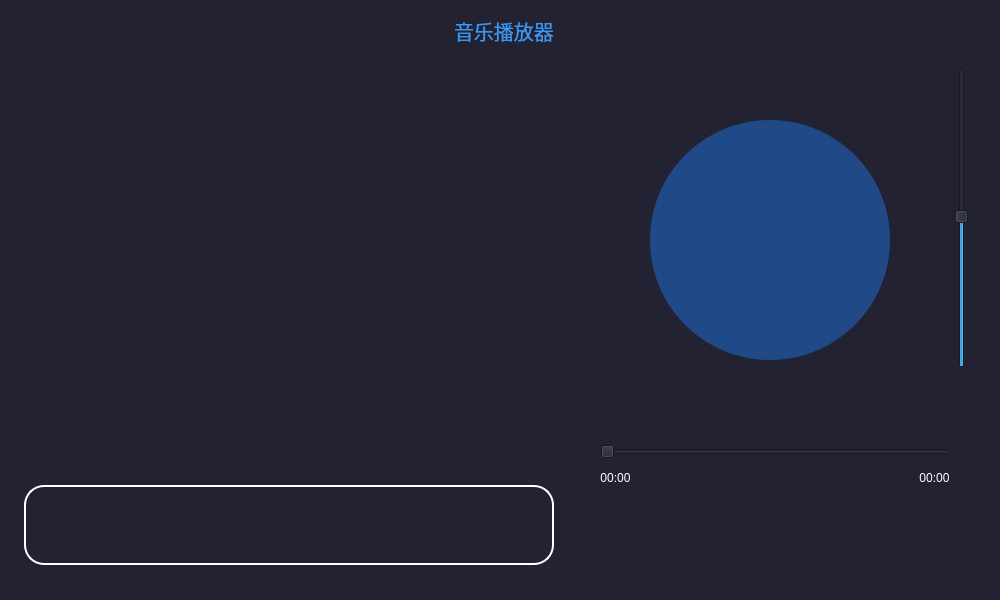
<?xml version="1.0" encoding="UTF-8"?>
<ui version="4.0">
 <class>Audio</class>
 <widget class="QWidget" name="Audio">
  <property name="geometry">
   <rect>
    <x>0</x>
    <y>0</y>
    <width>1000</width>
    <height>600</height>
   </rect>
  </property>
  <property name="minimumSize">
   <size>
    <width>1000</width>
    <height>600</height>
   </size>
  </property>
  <property name="maximumSize">
   <size>
    <width>1000</width>
    <height>600</height>
   </size>
  </property>
  <property name="windowTitle">
   <string>Widget</string>
  </property>
  <property name="styleSheet">
   <string notr="true">QWidget {
background-color:#222233;
}</string>
  </property>
  <widget class="QWidget" name="widget_2" native="true">
   <property name="geometry">
    <rect>
     <x>740</x>
     <y>20</y>
     <width>150</width>
     <height>160</height>
    </rect>
   </property>
   <property name="styleSheet">
    <string notr="true">QWidget {
border:none;
background-color: transparent;
}
</string>
   </property>
  </widget>
  <widget class="QWidget" name="widget" native="true">
   <property name="geometry">
    <rect>
     <x>650</x>
     <y>120</y>
     <width>240</width>
     <height>240</height>
    </rect>
   </property>
   <property name="minimumSize">
    <size>
     <width>240</width>
     <height>240</height>
    </size>
   </property>
   <property name="maximumSize">
    <size>
     <width>240</width>
     <height>240</height>
    </size>
   </property>
   <property name="styleSheet">
    <string notr="true">QWidget {
border:none;
border-radius:120px;
	background-color: rgb(32, 74, 135);
}
</string>
   </property>
   <widget class="QWidget" name="widget_3" native="true">
    <property name="geometry">
     <rect>
      <x>0</x>
      <y>0</y>
      <width>240</width>
      <height>240</height>
     </rect>
    </property>
    <property name="minimumSize">
     <size>
      <width>240</width>
      <height>240</height>
     </size>
    </property>
    <property name="maximumSize">
     <size>
      <width>240</width>
      <height>240</height>
     </size>
    </property>
    <property name="styleSheet">
     <string notr="true">QWidget {
border:none;
border-radius:120px;
background-color: transparent;

}
</string>
    </property>
   </widget>
  </widget>
  <widget class="QWidget" name="layoutWidget">
   <property name="geometry">
    <rect>
     <x>0</x>
     <y>0</y>
     <width>1001</width>
     <height>601</height>
    </rect>
   </property>
   <layout class="QHBoxLayout" name="horizontalLayout_6" stretch="0,3,2">
    <item>
     <spacer name="horizontalSpacer_16">
      <property name="orientation">
       <enum>Qt::Horizontal</enum>
      </property>
      <property name="sizeType">
       <enum>QSizePolicy::Fixed</enum>
      </property>
      <property name="sizeHint" stdset="0">
       <size>
        <width>13</width>
        <height>20</height>
       </size>
      </property>
     </spacer>
    </item>
    <item>
     <layout class="QVBoxLayout" name="verticalLayout">
      <property name="spacing">
       <number>10</number>
      </property>
      <item>
       <layout class="QHBoxLayout" name="horizontalLayout_2">
        <item>
         <widget class="QPushButton" name="pushButton">
          <property name="minimumSize">
           <size>
            <width>40</width>
            <height>40</height>
           </size>
          </property>
          <property name="maximumSize">
           <size>
            <width>40</width>
            <height>40</height>
           </size>
          </property>
          <property name="styleSheet">
           <string notr="true">QPushButton {
border:none;
background-color:transparent;
border-radius:10px;
	border-image: url(:/images/return.png);
}

QPushButton::pressed {
	border-image: url(:/images/return2.png);
}</string>
          </property>
          <property name="text">
           <string/>
          </property>
         </widget>
        </item>
        <item>
         <spacer name="horizontalSpacer_6">
          <property name="orientation">
           <enum>Qt::Horizontal</enum>
          </property>
          <property name="sizeHint" stdset="0">
           <size>
            <width>40</width>
            <height>20</height>
           </size>
          </property>
         </spacer>
        </item>
        <item>
         <widget class="QLabel" name="label_5">
          <property name="minimumSize">
           <size>
            <width>100</width>
            <height>40</height>
           </size>
          </property>
          <property name="maximumSize">
           <size>
            <width>100</width>
            <height>40</height>
           </size>
          </property>
          <property name="styleSheet">
           <string notr="true">QLabel {
border:none;
background-color:transparent;
font-size:20px;
	color: rgb(59, 150, 240);
}</string>
          </property>
          <property name="text">
           <string>音乐播放器</string>
          </property>
         </widget>
        </item>
       </layout>
      </item>
      <item>
       <widget class="QListWidget" name="listWidget">
        <property name="styleSheet">
         <string notr="true">QListWidget {
border:none;
background-color:transparent;
}
QListWidget::verticalScrollBar {
            border:none;
            background:transparent;
        }
        QListWidget::item {
            color:white;
            height:60px;
        }
        QListWidget::verticalScrollBar:handle {
            border: none;
            background-color:#aaaaaa;
            width: 20px; /* 设置滚动条宽度 */
        }
        QListWidget::verticalScrollBar:add-page,
        QListWidget::verticalScrollBar:sub-page {
            height: 0px; /* 隐藏按钮 */
            border: none;
            background: none;
        }

</string>
        </property>
        <property name="verticalScrollBarPolicy">
         <enum>Qt::ScrollBarAsNeeded</enum>
        </property>
        <property name="horizontalScrollBarPolicy">
         <enum>Qt::ScrollBarAlwaysOff</enum>
        </property>
       </widget>
      </item>
      <item>
       <widget class="QLabel" name="label_4">
        <property name="minimumSize">
         <size>
          <width>0</width>
          <height>80</height>
         </size>
        </property>
        <property name="maximumSize">
         <size>
          <width>16777215</width>
          <height>80</height>
         </size>
        </property>
        <property name="font">
         <font>
          <pointsize>13</pointsize>
         </font>
        </property>
        <property name="styleSheet">
         <string notr="true">QLabel {
	color: rgb(59, 150, 240);
border:2px solid white;
border-radius:20px;
background-color:transparent;
}</string>
        </property>
        <property name="text">
         <string/>
        </property>
        <property name="alignment">
         <set>Qt::AlignCenter</set>
        </property>
       </widget>
      </item>
      <item>
       <spacer name="verticalSpacer_2">
        <property name="orientation">
         <enum>Qt::Vertical</enum>
        </property>
        <property name="sizeType">
         <enum>QSizePolicy::Fixed</enum>
        </property>
        <property name="sizeHint" stdset="0">
         <size>
          <width>20</width>
          <height>25</height>
         </size>
        </property>
       </spacer>
      </item>
     </layout>
    </item>
    <item>
     <layout class="QVBoxLayout" name="verticalLayout_3">
      <item>
       <spacer name="verticalSpacer">
        <property name="orientation">
         <enum>Qt::Vertical</enum>
        </property>
        <property name="sizeType">
         <enum>QSizePolicy::Fixed</enum>
        </property>
        <property name="sizeHint" stdset="0">
         <size>
          <width>20</width>
          <height>20</height>
         </size>
        </property>
       </spacer>
      </item>
      <item>
       <layout class="QHBoxLayout" name="horizontalLayout_5">
        <item>
         <spacer name="horizontalSpacer_12">
          <property name="orientation">
           <enum>Qt::Horizontal</enum>
          </property>
          <property name="sizeType">
           <enum>QSizePolicy::Expanding</enum>
          </property>
          <property name="sizeHint" stdset="0">
           <size>
            <width>100</width>
            <height>20</height>
           </size>
          </property>
         </spacer>
        </item>
        <item>
         <layout class="QVBoxLayout" name="verticalLayout_2">
          <item>
           <spacer name="verticalSpacer_3">
            <property name="orientation">
             <enum>Qt::Vertical</enum>
            </property>
            <property name="sizeHint" stdset="0">
             <size>
              <width>20</width>
              <height>40</height>
             </size>
            </property>
           </spacer>
          </item>
          <item>
           <widget class="QSlider" name="verticalSlider">
            <property name="minimumSize">
             <size>
              <width>30</width>
              <height>300</height>
             </size>
            </property>
            <property name="maximumSize">
             <size>
              <width>30</width>
              <height>300</height>
             </size>
            </property>
            <property name="sliderPosition">
             <number>50</number>
            </property>
            <property name="orientation">
             <enum>Qt::Vertical</enum>
            </property>
           </widget>
          </item>
          <item>
           <widget class="QLabel" name="label">
            <property name="minimumSize">
             <size>
              <width>24</width>
              <height>24</height>
             </size>
            </property>
            <property name="maximumSize">
             <size>
              <width>24</width>
              <height>24</height>
             </size>
            </property>
            <property name="styleSheet">
             <string notr="true">QLabel {
border:none;
background-color:transparent;
	border-image: url(:/images/btn_volume2.png);
}</string>
            </property>
            <property name="text">
             <string/>
            </property>
           </widget>
          </item>
          <item>
           <spacer name="verticalSpacer_4">
            <property name="orientation">
             <enum>Qt::Vertical</enum>
            </property>
            <property name="sizeHint" stdset="0">
             <size>
              <width>20</width>
              <height>40</height>
             </size>
            </property>
           </spacer>
          </item>
         </layout>
        </item>
        <item>
         <spacer name="horizontalSpacer_14">
          <property name="orientation">
           <enum>Qt::Horizontal</enum>
          </property>
          <property name="sizeType">
           <enum>QSizePolicy::Fixed</enum>
          </property>
          <property name="sizeHint" stdset="0">
           <size>
            <width>13</width>
            <height>20</height>
           </size>
          </property>
         </spacer>
        </item>
       </layout>
      </item>
      <item>
       <layout class="QHBoxLayout" name="horizontalLayout_3">
        <item>
         <spacer name="horizontalSpacer_10">
          <property name="orientation">
           <enum>Qt::Horizontal</enum>
          </property>
          <property name="sizeType">
           <enum>QSizePolicy::Fixed</enum>
          </property>
          <property name="sizeHint" stdset="0">
           <size>
            <width>40</width>
            <height>20</height>
           </size>
          </property>
         </spacer>
        </item>
        <item>
         <widget class="QSlider" name="horizontalSlider">
          <property name="minimumSize">
           <size>
            <width>350</width>
            <height>15</height>
           </size>
          </property>
          <property name="orientation">
           <enum>Qt::Horizontal</enum>
          </property>
         </widget>
        </item>
        <item>
         <spacer name="horizontalSpacer_11">
          <property name="orientation">
           <enum>Qt::Horizontal</enum>
          </property>
          <property name="sizeType">
           <enum>QSizePolicy::Fixed</enum>
          </property>
          <property name="sizeHint" stdset="0">
           <size>
            <width>40</width>
            <height>20</height>
           </size>
          </property>
         </spacer>
        </item>
       </layout>
      </item>
      <item>
       <layout class="QHBoxLayout" name="horizontalLayout_4">
        <item>
         <spacer name="horizontalSpacer_7">
          <property name="orientation">
           <enum>Qt::Horizontal</enum>
          </property>
          <property name="sizeType">
           <enum>QSizePolicy::Fixed</enum>
          </property>
          <property name="sizeHint" stdset="0">
           <size>
            <width>40</width>
            <height>20</height>
           </size>
          </property>
         </spacer>
        </item>
        <item>
         <widget class="QLabel" name="label_2">
          <property name="styleSheet">
           <string notr="true">QLabel {
color:white;
border:none;
background-color:transparent;
}</string>
          </property>
          <property name="text">
           <string>00:00</string>
          </property>
          <property name="alignment">
           <set>Qt::AlignCenter</set>
          </property>
         </widget>
        </item>
        <item>
         <spacer name="horizontalSpacer_8">
          <property name="orientation">
           <enum>Qt::Horizontal</enum>
          </property>
          <property name="sizeHint" stdset="0">
           <size>
            <width>40</width>
            <height>20</height>
           </size>
          </property>
         </spacer>
        </item>
        <item>
         <widget class="QLabel" name="label_3">
          <property name="styleSheet">
           <string notr="true">QLabel {
color:white;
border:none;
background-color:transparent;
}</string>
          </property>
          <property name="text">
           <string>00:00</string>
          </property>
          <property name="alignment">
           <set>Qt::AlignCenter</set>
          </property>
         </widget>
        </item>
        <item>
         <spacer name="horizontalSpacer_9">
          <property name="orientation">
           <enum>Qt::Horizontal</enum>
          </property>
          <property name="sizeType">
           <enum>QSizePolicy::Fixed</enum>
          </property>
          <property name="sizeHint" stdset="0">
           <size>
            <width>40</width>
            <height>20</height>
           </size>
          </property>
         </spacer>
        </item>
       </layout>
      </item>
      <item>
       <spacer name="verticalSpacer_5">
        <property name="orientation">
         <enum>Qt::Vertical</enum>
        </property>
        <property name="sizeType">
         <enum>QSizePolicy::Fixed</enum>
        </property>
        <property name="sizeHint" stdset="0">
         <size>
          <width>17</width>
          <height>18</height>
         </size>
        </property>
       </spacer>
      </item>
      <item>
       <layout class="QHBoxLayout" name="horizontalLayout">
        <item>
         <spacer name="horizontalSpacer_5">
          <property name="orientation">
           <enum>Qt::Horizontal</enum>
          </property>
          <property name="sizeType">
           <enum>QSizePolicy::Expanding</enum>
          </property>
          <property name="sizeHint" stdset="0">
           <size>
            <width>40</width>
            <height>20</height>
           </size>
          </property>
         </spacer>
        </item>
        <item>
         <widget class="QPushButton" name="btn_loop">
          <property name="minimumSize">
           <size>
            <width>24</width>
            <height>24</height>
           </size>
          </property>
          <property name="maximumSize">
           <size>
            <width>24</width>
            <height>24</height>
           </size>
          </property>
          <property name="styleSheet">
           <string notr="true">QPushButton {
border:none;
background-color:transparent;
border-radius:15px;
border-image: url(:/images/btn_listcycle1.png);
}

QPushButton::pressed {
border:none;
background-color:transparent;
border-image: url(:/images/btn_listcycle2.png);
}

QPushButton::checked {
border:none;
background-color:transparent;
	border-image: url(:/images/single_cycle.png);
}

QPushButton::checked:pressed {
border:none;
background-color:transparent;
	border-image: url(:/images/single_cycle2.png);
}</string>
          </property>
          <property name="text">
           <string/>
          </property>
          <property name="checkable">
           <bool>true</bool>
          </property>
         </widget>
        </item>
        <item>
         <spacer name="horizontalSpacer">
          <property name="orientation">
           <enum>Qt::Horizontal</enum>
          </property>
          <property name="sizeType">
           <enum>QSizePolicy::Fixed</enum>
          </property>
          <property name="sizeHint" stdset="0">
           <size>
            <width>20</width>
            <height>20</height>
           </size>
          </property>
         </spacer>
        </item>
        <item>
         <widget class="QPushButton" name="btn_pre">
          <property name="minimumSize">
           <size>
            <width>60</width>
            <height>60</height>
           </size>
          </property>
          <property name="styleSheet">
           <string notr="true">QPushButton {
border:none;
background-color:transparent;
border-radius:15px;
	border-image: url(:/images/btn_previous1.png);
}

QPushButton::pressed {
	border-image: url(:/images/btn_previous2.png);
}
</string>
          </property>
          <property name="text">
           <string/>
          </property>
         </widget>
        </item>
        <item>
         <spacer name="horizontalSpacer_2">
          <property name="orientation">
           <enum>Qt::Horizontal</enum>
          </property>
          <property name="sizeType">
           <enum>QSizePolicy::Fixed</enum>
          </property>
          <property name="sizeHint" stdset="0">
           <size>
            <width>20</width>
            <height>20</height>
           </size>
          </property>
         </spacer>
        </item>
        <item>
         <widget class="QPushButton" name="btn_play">
          <property name="minimumSize">
           <size>
            <width>60</width>
            <height>60</height>
           </size>
          </property>
          <property name="styleSheet">
           <string notr="true">QPushButton {
border:none;
background-color:transparent;
	border-image: url(:/images/btn_play1.png);
}	

QPushButton::pressed {
border:none;
background-color:transparent;
	border-image: url(:/images/btn_play2.png);
}

QPushButton::checked {
border:none;
background-color:transparent;
border-image: url(:/images/btn_pause1.png);
}

QPushButton::checked:pressed {
border:none;
background-color:transparent;
	border-image: url(:/images/btn_pause2.png);
}</string>
          </property>
          <property name="text">
           <string/>
          </property>
          <property name="checkable">
           <bool>true</bool>
          </property>
         </widget>
        </item>
        <item>
         <spacer name="horizontalSpacer_3">
          <property name="orientation">
           <enum>Qt::Horizontal</enum>
          </property>
          <property name="sizeType">
           <enum>QSizePolicy::Fixed</enum>
          </property>
          <property name="sizeHint" stdset="0">
           <size>
            <width>20</width>
            <height>20</height>
           </size>
          </property>
         </spacer>
        </item>
        <item>
         <widget class="QPushButton" name="btn_next">
          <property name="minimumSize">
           <size>
            <width>60</width>
            <height>60</height>
           </size>
          </property>
          <property name="styleSheet">
           <string notr="true">QPushButton {
border:none;
background-color:transparent;
border-radius:15px;
	border-image: url(:/images/btn_next1.png);
}

QPushButton::pressed {
	border-image: url(:/images/btn_next2.png);
}
</string>
          </property>
          <property name="text">
           <string/>
          </property>
         </widget>
        </item>
        <item>
         <spacer name="horizontalSpacer_4">
          <property name="orientation">
           <enum>Qt::Horizontal</enum>
          </property>
          <property name="sizeType">
           <enum>QSizePolicy::Fixed</enum>
          </property>
          <property name="sizeHint" stdset="0">
           <size>
            <width>20</width>
            <height>28</height>
           </size>
          </property>
         </spacer>
        </item>
        <item>
         <widget class="QPushButton" name="pushButton_2">
          <property name="minimumSize">
           <size>
            <width>24</width>
            <height>24</height>
           </size>
          </property>
          <property name="maximumSize">
           <size>
            <width>24</width>
            <height>24</height>
           </size>
          </property>
          <property name="styleSheet">
           <string notr="true">QPushButton {
border:none;
background-color:transparent;
border-radius:15px;
	border-image: url(:/images/btn_favorite_no.png);
}

QPushButton::checked {
border:none;
background-color:transparent;
border-radius:15px;
	border-image: url(:/images/btn_favorite_yes.png);
}</string>
          </property>
          <property name="text">
           <string/>
          </property>
          <property name="checkable">
           <bool>true</bool>
          </property>
         </widget>
        </item>
        <item>
         <spacer name="horizontalSpacer_15">
          <property name="orientation">
           <enum>Qt::Horizontal</enum>
          </property>
          <property name="sizeType">
           <enum>QSizePolicy::Expanding</enum>
          </property>
          <property name="sizeHint" stdset="0">
           <size>
            <width>40</width>
            <height>20</height>
           </size>
          </property>
         </spacer>
        </item>
       </layout>
      </item>
      <item>
       <spacer name="verticalSpacer_6">
        <property name="orientation">
         <enum>Qt::Vertical</enum>
        </property>
        <property name="sizeType">
         <enum>QSizePolicy::Fixed</enum>
        </property>
        <property name="sizeHint" stdset="0">
         <size>
          <width>17</width>
          <height>18</height>
         </size>
        </property>
       </spacer>
      </item>
     </layout>
    </item>
   </layout>
  </widget>
  <zorder>layoutWidget</zorder>
  <zorder>widget</zorder>
  <zorder>widget_2</zorder>
 </widget>
 <layoutdefault spacing="6" margin="11"/>
 <resources/>
 <connections/>
</ui>
